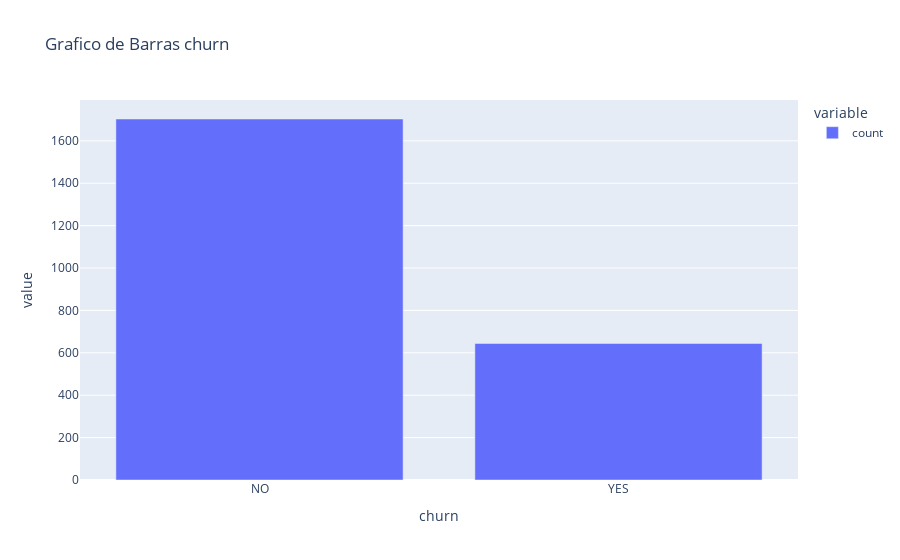

Write notebook code for a chart like this one.
### Code cell
contagem_churn = df['churn'].value_counts()

fig3 = px.bar(contagem_churn,title='Grafico de Barras churn')
fig3.show()

### Figure 1 — Plotly figure (JSON) as saved in the notebook; plotly's stock layout.template omitted (floating-point values rounded to 4 significant figures)
{"data": [{"hovertemplate": "variable=count<br>churn=%{x}<br>value=%{y}<extra></extra>", "legendgroup": "count", "marker": {"color": "#636efa", "pattern": {"shape": ""}}, "name": "count", "orientation": "v", "showlegend": true, "textposition": "auto", "type": "bar", "x": ["NO", "YES"], "xaxis": "x", "y": [1703, 644], "yaxis": "y"}], "layout": {"barmode": "relative", "legend": {"title": {"text": "variable"}, "tracegroupgap": 0}, "title": {"text": "Grafico de Barras churn"}, "xaxis": {"anchor": "y", "domain": [0, 1], "title": {"text": "churn"}}, "yaxis": {"anchor": "x", "domain": [0, 1], "title": {"text": "value"}}}}
